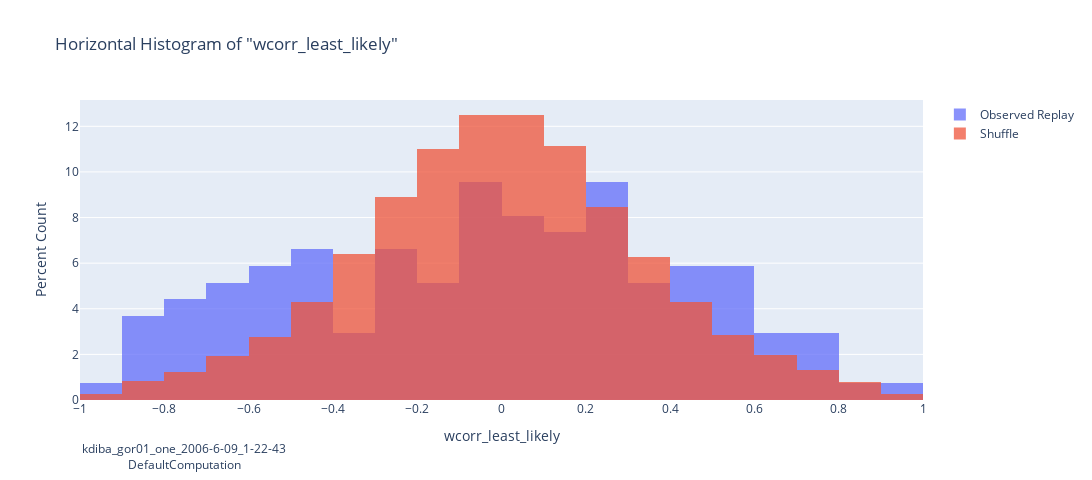

The cell this chart's notebook holds for it:
### Code cell
from neuropy.utils.mixins.indexing_helpers import get_dict_subset
from pyphoplacecellanalysis.SpecificResults.PendingNotebookCode import plot_replay_wcorr_histogram

## INPUTS: wcorr_ripple_shuffle_all_df, all_shuffles_only_best_decoder_wcorr_df, custom_suffix
# plot_var_name: str = 'abs_best_wcorr'
# plot_var_name: str = 'wcorr_z_long'
# plot_var_name: str = 'wcorr_most_likely'
plot_var_name: str = 'wcorr_least_likely'
# active_all_shuffles_only_best_decoder_wcorr_df = deepcopy(all_shuffles_only_best_decoder_wcorr_df[all_shuffles_only_best_decoder_wcorr_df['shuffle_idx'] > 1800]) # only most recent shuffles included
active_all_shuffles_only_best_decoder_wcorr_df = deepcopy(all_shuffles_only_best_decoder_wcorr_df) # all included

a_fig_context = curr_active_pipeline.build_display_context_for_session(display_fn_name='replay_wcorr', custom_suffix=custom_suffix)
# params_description_str: str = " | ".join([f"{str(k)}:{str(v)}" for k, v in get_dict_subset(new_replay_epochs.metadata, subset_excludelist=['qclu_included_aclus']).items()])
params_description_str: str = "DefaultComputation" # | ".join([f"{str(k)}:{str(v)}" for k, v in get_dict_subset(curr_active_pipeline.sess.replay.metadata, subset_excludelist=['qclu_included_aclus']).items()])
footer_annotation_text = f'{curr_active_pipeline.get_session_context()}<br>{params_description_str}'

fig = plot_replay_wcorr_histogram(df=wcorr_ripple_shuffle_all_df, plot_var_name=plot_var_name, all_shuffles_only_best_decoder_wcorr_df=active_all_shuffles_only_best_decoder_wcorr_df, footer_annotation_text=footer_annotation_text)

# Save figure to disk:
_out_result = curr_active_pipeline.output_figure(a_fig_context, fig=fig)
_out_result

# Show the figure
fig.show()

### Figure 1 — Plotly figure (JSON) as saved in the notebook; plotly's stock layout.template omitted (floating-point values rounded to 4 significant figures; data arrays with more than 128 entries replaced by an {"elided": "..."} marker saying what was removed)
{"data": [{"histnorm": "percent", "name": "Observed Replay", "nbinsx": 30, "opacity": 0.75, "type": "histogram", "x": {"elided": "136 float values"}}, {"histnorm": "percent", "name": "Shuffle", "nbinsx": 30, "opacity": 0.75, "type": "histogram", "x": {"elided": "55216 float values"}}], "layout": {"annotations": [{"showarrow": false, "text": "kdiba_gor01_one_2006-6-09_1-22-43<br>DefaultComputation", "x": 0, "xanchor": "left", "xref": "paper", "y": -0.25, "yanchor": "bottom", "yref": "paper"}], "barmode": "overlay", "height": 480, "title": {"text": "Horizontal Histogram of \"wcorr_least_likely\""}, "width": 1650, "xaxis": {"title": {"text": "wcorr_least_likely"}}, "yaxis": {"title": {"text": "Percent Count"}}}}
